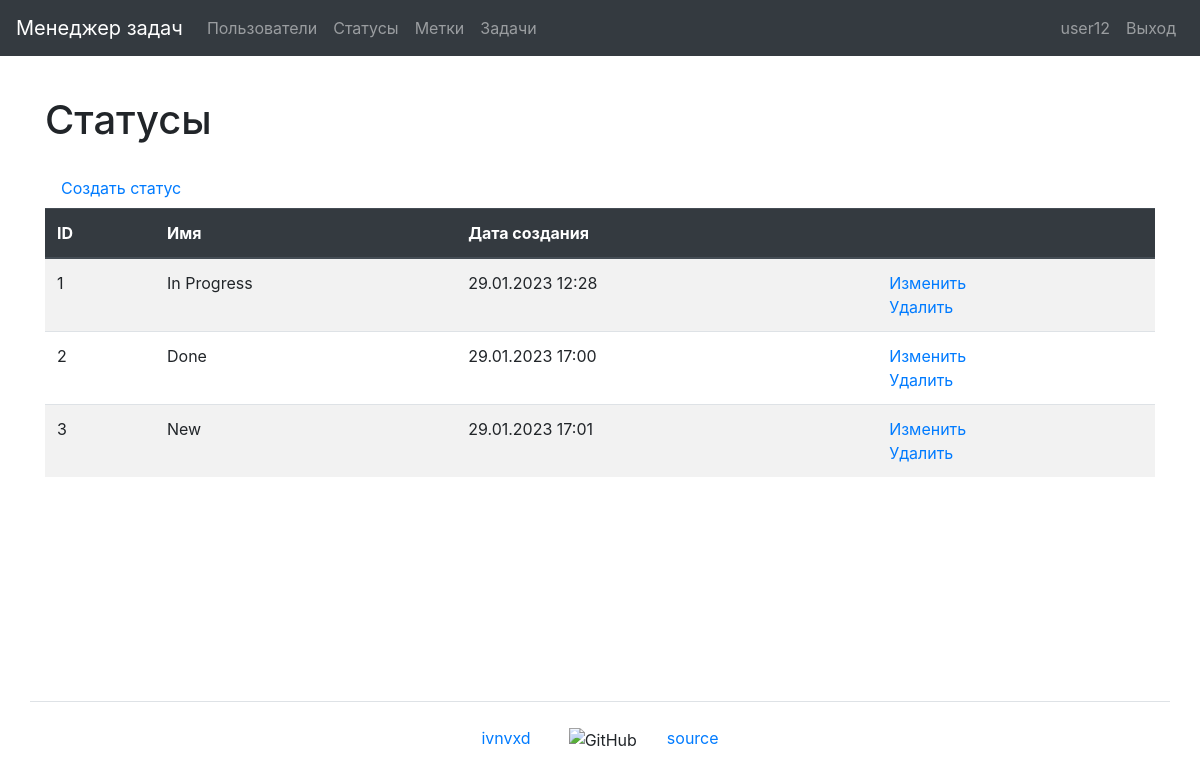
/statuses/ (signed in), run on an earlier commit of the app's database.
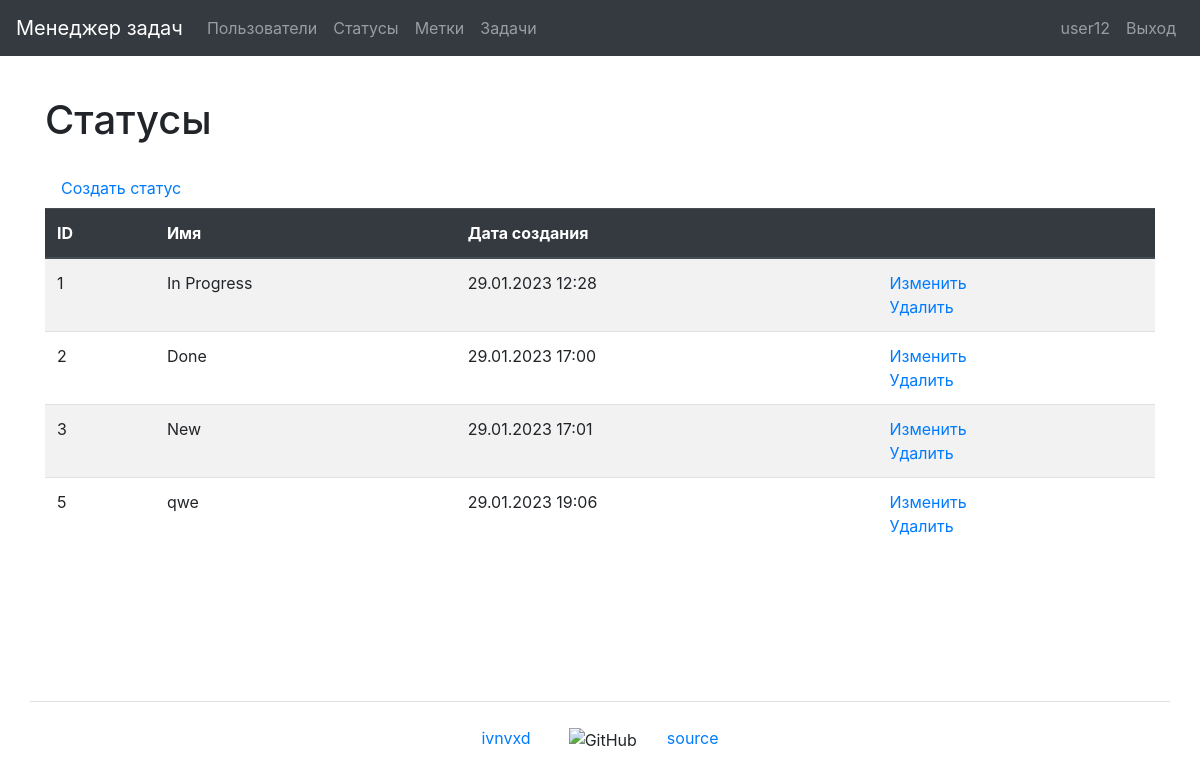
And on a later commit of the database.
### task_manager/statuses/models.py (models this page shows, shortened)
class Status(models.Model):
    name = models.CharField(
        max_length=150,
        unique=True,
        blank=False,
        verbose_name=_('Name'),
    )
    date_created = models.DateTimeField(
        auto_now_add=True,
        verbose_name=_('Creation date')
    )
    class Meta:
        verbose_name = _('Status')
        verbose_name_plural = _('Statuses')

### task_manager/statuses/views.py (the view)
# urls.py: path('', StatusesListView.as_view(), name='statuses'),
class StatusesListView(AuthRequiredMixin, ListView):
    template_name = 'statuses/statuses.html'
    model = Status
    context_object_name = 'statuses'
    extra_context = {
        'title': _('Statuses')
    }

### task_manager/mixins.py (called while the page is built)
    def dispatch(self, request, *args, **kwargs):
        if not request.user.is_authenticated:
            messages.error(request, self.auth_message)
            return redirect(reverse_lazy('login'))
        return super().dispatch(request, *args, **kwargs)

### task_manager/templates/statuses/statuses.html (shortened to what this page needs)
{% extends "base.html" %}
{% load bootstrap4 %}
{% load i18n %}
{% block content %}
    <h1 class="my-4">{{ title }}</h1>
    <a class="nav-link" href="{% url 'status_create' %}">{% trans 'Create status' %}</a>
    <table class="table table-striped">
        <thead class="thead-dark">
            <tr>
                <th>ID</th>
                <th>{% trans 'Name' %}</th>
                <th>{% trans 'Creation date' %}</th>
                <th></th>
            </tr>
        </thead>
        <tbody>
            {% if statuses %}
                {% for status in statuses %}
                    <tr>
                        <td>{{ status.id }}</td>
                        <td>{{ status.name }}</td>
                        <td>{{ status.date_created|date:"d.m.Y H:i" }}</td>
                        <td>
                          <a href="{% url 'status_update' status.id %}">{% trans 'Update' %}</a>
                          <br>
                          <a href="{% url 'status_delete' status.id %}">{% trans 'Delete' %}</a>
                        </td>
                    </tr>
                {% endfor %}
            {% endif %}
        </tbody>
    </table>
{% endblock content %}

What changed in the data, as far as the page shows it:
added Status: id "5", name "qwe", date_created "29.01.2023 19:06"
